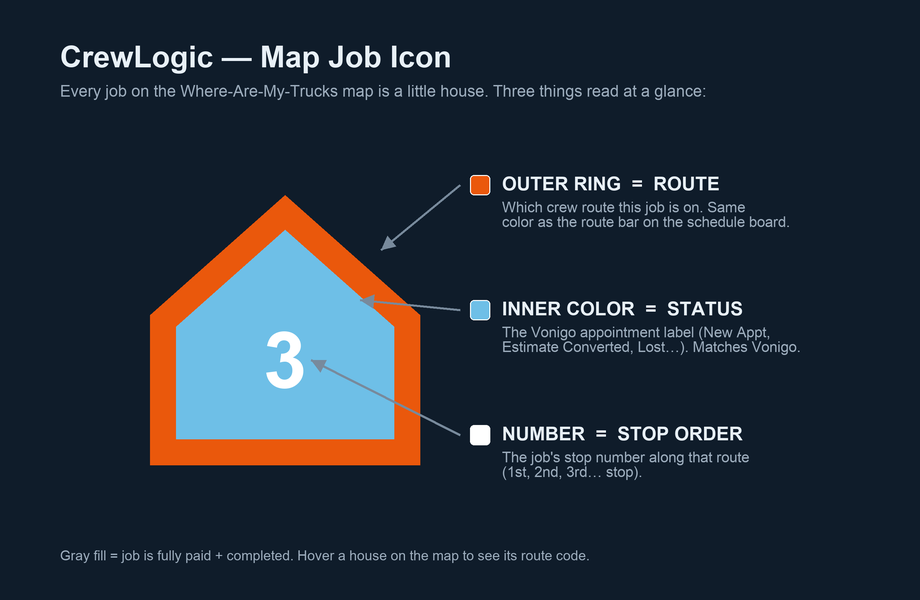

Generate this figure with Python:
#!/usr/bin/env python3
# Renders an annotated explainer PNG of the CrewLogic map "job home" icon.
from PIL import Image, ImageDraw, ImageFont
import math

SS = 3                      # supersample for smooth edges
W, H = 920, 600
img = Image.new("RGB", (W * SS, H * SS), (15, 28, 42))
d = ImageDraw.Draw(img)

RING = (234, 88, 12)        # #ea580c  route color (example)
FILL = (110, 191, 231)      # #6EBFE7  Vonigo label / status color (New Appointment, example)
TXT = (232, 240, 247)
MUT = (156, 172, 188)
LINE = (120, 138, 156)

def F(sz, bold=False):
    paths = (["/System/Library/Fonts/Supplemental/Arial Bold.ttf", "/System/Library/Fonts/Helvetica.ttc"]
             if bold else ["/System/Library/Fonts/Supplemental/Arial.ttf", "/System/Library/Fonts/Helvetica.ttc"])
    for p in paths:
        try:
            return ImageFont.truetype(p, sz * SS)
        except Exception:
            pass
    return ImageFont.load_default()

def S(v):  # scale a scalar to supersampled space
    return v * SS

def P(pt):  # scale a point
    return (pt[0] * SS, pt[1] * SS)

# ---- House geometry (path M12 3 L21 11 L21 21 L3 21 L3 11 Z), scaled up ----
s, ox, oy = 15, 105, 150
pts24 = [(12, 3), (21, 11), (21, 21), (3, 21), (3, 11)]
house = [(x * s + ox, y * s + oy) for (x, y) in pts24]      # base px
num_c = (12 * s + ox, 14 * s + oy)                           # number centered in the house body

# ---- Title ----
d.text(P((60, 40)), "CrewLogic — Map Job Icon", font=F(30, True), fill=TXT)
d.text(P((60, 82)), "Every job on the Where-Are-My-Trucks map is a little house. Three things read at a glance:",
       font=F(16), fill=MUT)

# ---- House: fill + thick route ring, then the stop number ----
d.polygon([P(p) for p in house], fill=FILL, outline=RING, width=int(S(26)))
num_font = F(78, True)
tb = d.textbbox((0, 0), "3", font=num_font)
d.text((P(num_c)[0] - (tb[2] - tb[0]) / 2, P(num_c)[1] - (tb[3] - tb[1]) / 2 - tb[1]),
       "3", font=num_font, fill=(255, 255, 255))

# ---- Annotation helper: swatch + heading + desc, with an arrow to the target ----
def arrow(x1, y1, x2, y2):
    d.line([P((x1, y1)), P((x2, y2))], fill=LINE, width=int(S(2.5)))
    ang = math.atan2(y2 - y1, x2 - x1)
    hl, hw = 14, 7
    tip = (x2, y2)
    b1 = (x2 - hl * math.cos(ang) + hw * math.sin(ang), y2 - hl * math.sin(ang) - hw * math.cos(ang))
    b2 = (x2 - hl * math.cos(ang) - hw * math.sin(ang), y2 - hl * math.sin(ang) + hw * math.cos(ang))
    d.polygon([P(tip), P(b1), P(b2)], fill=LINE)

def callout(lx, ly, swatch, heading, desc, tx, ty):
    sq = 20
    d.rounded_rectangle([P((lx, ly)), P((lx + sq, ly + sq))], radius=int(S(4)),
                        fill=swatch, outline=(255, 255, 255), width=int(S(1)))
    d.text(P((lx + sq + 12, ly - 2)), heading, font=F(19, True), fill=TXT)
    d.text(P((lx + sq + 12, ly + 24)), desc, font=F(14.5), fill=MUT)
    arrow(lx - 10, ly + sq / 2, tx, ty)

# Outer ring -> a point on the roof ring
callout(470, 175, RING, "OUTER RING  =  ROUTE",
        "Which crew route this job is on. Same\ncolor as the route bar on the schedule board.",
        375 + 6, 250)
# Inner color -> the body fill
callout(470, 300, FILL, "INNER COLOR  =  STATUS",
        "The Vonigo appointment label (New Appt,\nEstimate Converted, Lost…). Matches Vonigo.",
        360, 300)
# Number -> the stop number
callout(470, 425, (255, 255, 255), "NUMBER  =  STOP ORDER",
        "The job's stop number along that route\n(1st, 2nd, 3rd… stop).",
        num_c[0] + 26, num_c[1])

# ---- Footer ----
d.text(P((60, 548)), "Gray fill = job is fully paid + completed. Hover a house on the map to see its route code.",
       font=F(13.5), fill=MUT)

img = img.resize((W, H), Image.LANCZOS)
out = "/private/tmp/claude-501/-Users-charlesdennis-code-crewlogic/a3816668-135b-4dba-9e2e-5f3a62b08882/scratchpad/job-icon-explainer.png"
img.save(out, "PNG")
print("saved", out, img.size)
